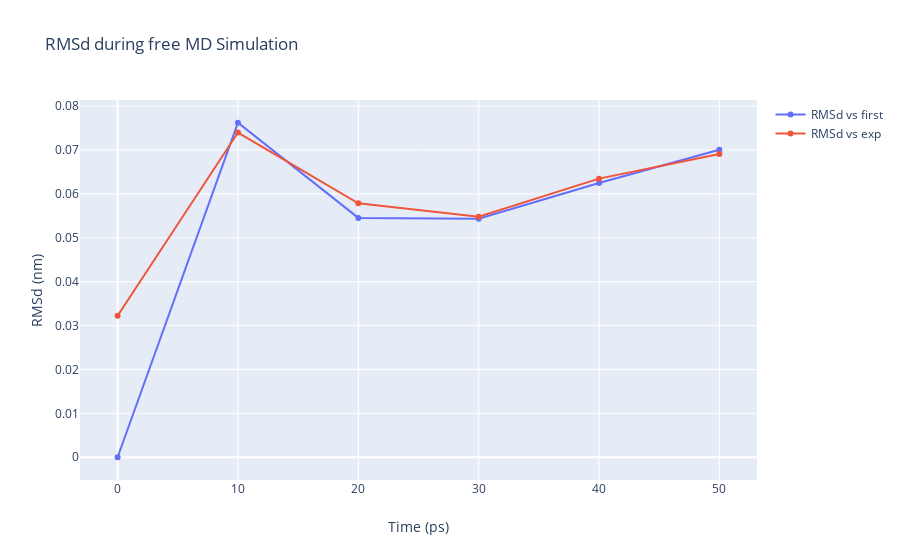

This figure's notebook cell:
### Code cell
import plotly
import plotly.graph_objs as go

# Read RMS vs first snapshot data from file 
with open(output_rms_first,'r') as rms_first_file:
    x,y = map(
        list,
        zip(*[
            (float(line.split()[0]),float(line.split()[1]))
            for line in rms_first_file 
            if not line.startswith(("#","@")) 
        ])
    )

# Read RMS vs experimental structure data from file 
with open(output_rms_exp,'r') as rms_exp_file:
    x2,y2 = map(
        list,
        zip(*[
            (float(line.split()[0]),float(line.split()[1]))
            for line in rms_exp_file
            if not line.startswith(("#","@")) 
        ])
    )
    
trace1 = go.Scatter(
    x = x,
    y = y,
    name = 'RMSd vs first'
)

trace2 = go.Scatter(
    x = x,
    y = y2,
    name = 'RMSd vs exp'
)

data = [trace1, trace2]

plotly.offline.init_notebook_mode(connected=True)

fig = ({
    "data": data,
    "layout": go.Layout(title="RMSd during free MD Simulation",
                        xaxis=dict(title = "Time (ps)"),
                        yaxis=dict(title = "RMSd (nm)")
                       )
})

plotly.offline.iplot(fig)

### Figure 1 — Plotly figure (JSON) as saved in the notebook; plotly's stock layout.template omitted (floating-point values rounded to 4 significant figures)
{"data": [{"name": "RMSd vs first", "type": "scatter", "x": [0, 10, 20, 30, 40, 50], "y": [1e-07, 0.07622, 0.05454, 0.05433, 0.06247, 0.07008]}, {"name": "RMSd vs exp", "type": "scatter", "x": [0, 10, 20, 30, 40, 50], "y": [0.03226, 0.07398, 0.05788, 0.05479, 0.06348, 0.06909]}], "layout": {"title": {"text": "RMSd during free MD Simulation"}, "xaxis": {"title": {"text": "Time (ps)"}}, "yaxis": {"title": {"text": "RMSd (nm)"}}}}
